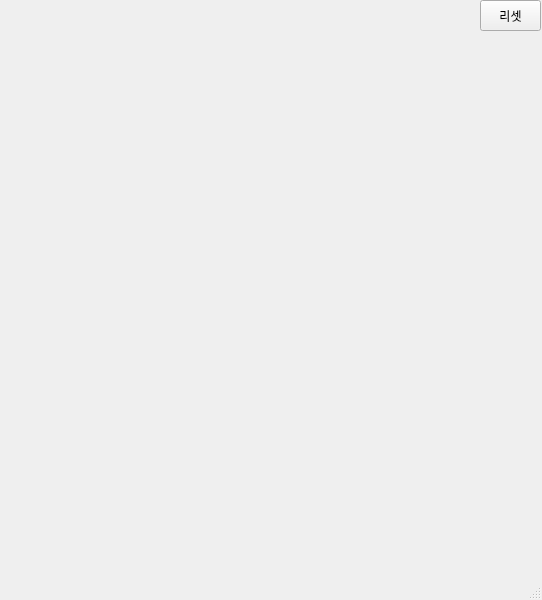
<?xml version="1.0" encoding="UTF-8"?>
<ui version="4.0">
 <class>MainWindow</class>
 <widget class="QMainWindow" name="MainWindow">
  <property name="geometry">
   <rect>
    <x>0</x>
    <y>0</y>
    <width>542</width>
    <height>600</height>
   </rect>
  </property>
  <property name="windowTitle">
   <string>MainWindow</string>
  </property>
  <widget class="QWidget" name="centralwidget">
   <widget class="QPushButton" name="pb_reset">
    <property name="geometry">
     <rect>
      <x>480</x>
      <y>0</y>
      <width>61</width>
      <height>31</height>
     </rect>
    </property>
    <property name="toolTip">
     <string>0,1</string>
    </property>
    <property name="text">
     <string>리셋</string>
    </property>
    <property name="iconSize">
     <size>
      <width>40</width>
      <height>40</height>
     </size>
    </property>
   </widget>
  </widget>
  <widget class="QMenuBar" name="menubar">
   <property name="geometry">
    <rect>
     <x>0</x>
     <y>0</y>
     <width>542</width>
     <height>21</height>
    </rect>
   </property>
  </widget>
  <widget class="QStatusBar" name="statusbar"/>
 </widget>
 <resources/>
 <connections/>
</ui>
